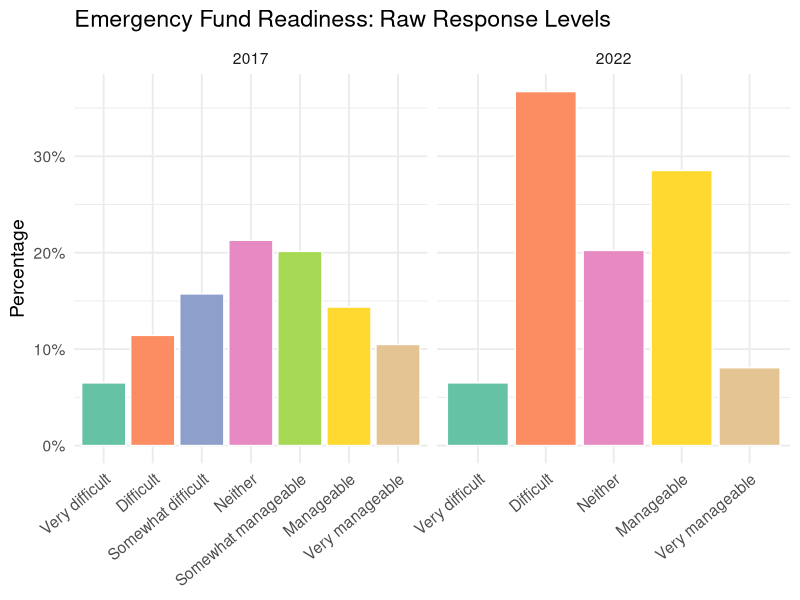
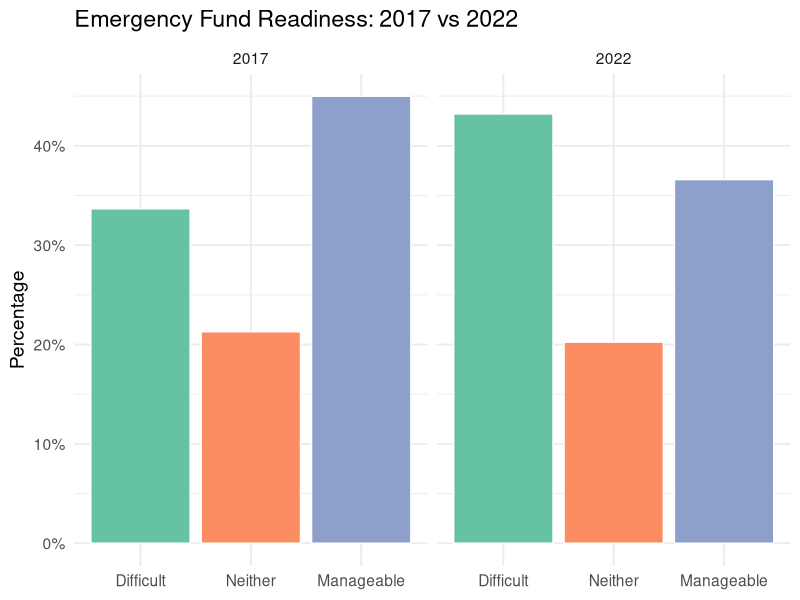
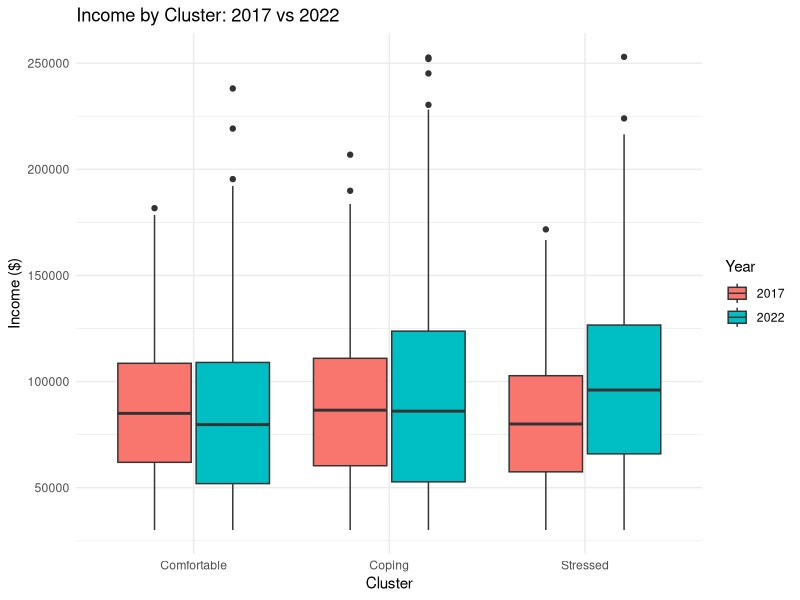

Here is the R script that generated these plots, in order:
## ---- chunk 1
#| include: false
library(tidyverse)
library(ggplot2)

survey_2017_raw <- read_csv("data/raw_survey_2017.csv") |> distinct()
survey_2022_raw <- read_csv("data/raw_survey_2022.csv", skip = 1) |> distinct()

benefits_2017_long <- survey_2017_raw |>
  pivot_longer(cols = starts_with("benefit_"), names_to = "benefit_type", values_to = "response") |>
  mutate(chosen = response %in% c("Yes", "Y", "yes")) |>
  group_by(respondent_id) |>
  summarize(benefit_preference = if (any(chosen)) benefit_type[chosen][1] else NA_character_, .groups = "drop")
survey_2017_clean <- survey_2017_raw |> select(-starts_with("benefit_")) |> left_join(benefits_2017_long, by = "respondent_id")

benefits_2022_long <- survey_2022_raw |>
  pivot_longer(cols = starts_with("benefit_"), names_to = "benefit_type", values_to = "response") |>
  mutate(chosen = response %in% c("Yes", "Y", "yes")) |>
  group_by(respondent_id) |>
  summarize(benefit_preference = if (any(chosen)) benefit_type[chosen][1] else NA_character_, .groups = "drop")
survey_2022_clean <- survey_2022_raw |> select(-starts_with("benefit_")) |> left_join(benefits_2022_long, by = "respondent_id")

clean_income <- function(x) {
  x <- str_trim(x)
  is_k <- str_detect(x, "K$")
  numeric_part <- x |> str_remove_all("[$,K]") |> as.numeric()
  if_else(is_k, numeric_part * 1000, numeric_part)
}
survey_2017_clean <- survey_2017_clean |> mutate(income = clean_income(income))
survey_2022_clean <- survey_2022_clean |> mutate(income = clean_income(income))

standardize_province <- function(x) {
  x <- str_trim(x) |> str_to_lower()
  case_when(
    x %in% c("ontario", "on") ~ "Ontario",
    x %in% c("alberta", "ab") ~ "Alberta",
    x %in% c("british columbia", "bc") ~ "British Columbia",
    x %in% c("quebec", "qc") ~ "Quebec",
    TRUE ~ str_to_title(x)
  )
}
survey_2017_clean <- survey_2017_clean |> mutate(province = standardize_province(province))
survey_2022_clean <- survey_2022_clean |> mutate(province = standardize_province(province))

standardize_yn <- function(x) {
  x <- str_trim(x) |> str_to_lower()
  case_when(x %in% c("yes", "y") ~ "Yes", x %in% c("no", "n") ~ "No", TRUE ~ NA_character_)
}
survey_2017_clean <- survey_2017_clean |> mutate(debt_overwhelmed = standardize_yn(debt_overwhelmed))
survey_2022_clean <- survey_2022_clean |> mutate(debt_overwhelmed = standardize_yn(debt_overwhelmed))

survey_2017_clean <- survey_2017_clean |>
  mutate(emergency_fund_3lvl = case_when(
    emergency_fund_likelihood %in% c("Very difficult", "Difficult", "Somewhat difficult") ~ "Difficult",
    emergency_fund_likelihood == "Neither" ~ "Neither",
    emergency_fund_likelihood %in% c("Somewhat manageable", "Manageable", "Very manageable") ~ "Manageable",
    TRUE ~ NA_character_
  ))
survey_2022_clean <- survey_2022_clean |>
  mutate(emergency_fund_3lvl = case_when(
    emergency_fund_likelihood %in% c("Very difficult", "Difficult") ~ "Difficult",
    emergency_fund_likelihood == "Neither" ~ "Neither",
    emergency_fund_likelihood %in% c("Manageable", "Very manageable") ~ "Manageable",
    TRUE ~ NA_character_
  ))

# age bucket alignment
survey_2017_clean <- survey_2017_clean |>
  mutate(age_bucket = case_when(
    age <= 30 ~ "18-30",
    age <= 40 ~ "30-40",
    age <= 50 ~ "40-50",
    age <= 65 ~ "50-65",
    TRUE ~ "65+"
  )) |>
  select(-age)

survey_2022_clean <- survey_2022_clean |>
  rename(age_bucket = age)

# column name alignment
survey_2017_clean <- survey_2017_clean |>
  rename(pay_delay_response = paycheque_delay_difficulty)
survey_2022_clean <- survey_2022_clean |>
  rename(pay_delay_response = twoweek_pay_delay_impact)

# benefit category alignment
survey_2017_clean <- survey_2017_clean |>
  mutate(benefit_preference = if_else(
    benefit_preference == "benefit_education",
    "benefit_other",
    benefit_preference
  ))
survey_combined <- bind_rows(survey_2017_clean, survey_2022_clean)
## ---- chunk 2
#| fig-width: 9
#| fig-height: 5
bind_rows(
  survey_2017_clean |> mutate(year = 2017),
  survey_2022_clean |> mutate(year = 2022)
) |>
  filter(!is.na(emergency_fund_likelihood)) |>
  mutate(emergency_fund_likelihood = factor(
    emergency_fund_likelihood,
    levels = c("Very difficult", "Difficult", "Somewhat difficult", "Neither",
               "Somewhat manageable", "Manageable", "Very manageable")
  )) |>
  ggplot(aes(x = emergency_fund_likelihood, fill = emergency_fund_likelihood)) +
  geom_bar(aes(y = after_stat(count / sum(count)*2)), color = "white") +
  facet_wrap(~ year, scales = "free_x") +
  scale_y_continuous(labels = scales::percent) +
  scale_fill_brewer(palette = "Set2") +
  labs(title = "Emergency Fund Readiness: Raw Response Levels", x = NULL, y = "Percentage") +
  theme_minimal(base_size = 14) +
  theme(legend.position = "none",
        axis.text.x = element_text(angle = 40, hjust = 1))
## ---- chunk 3
#| fig-width: 9
#| fig-height: 5
bind_rows(
  survey_2017_clean |> mutate(year = 2017),
  survey_2022_clean |> mutate(year = 2022)
) |>
  filter(!is.na(emergency_fund_3lvl)) |>
  mutate(emergency_fund_3lvl = factor(emergency_fund_3lvl,
                                       levels = c("Difficult", "Neither", "Manageable"))) |>
  ggplot(aes(x = emergency_fund_3lvl, fill = emergency_fund_3lvl)) +
  geom_bar(aes(y = after_stat(count / sum(count)*2)), color = "white") +
  facet_wrap(~ year) +
  scale_y_continuous(labels = scales::percent) +
  scale_fill_brewer(palette = "Set2") +
  labs(title = "Emergency Fund Readiness: 2017 vs 2022", x = NULL, y = "Percentage") +
  theme_minimal(base_size = 14) +
  theme(legend.position = "none")
## ---- chunk 4
#| fig-width: 9
#| fig-height: 5
survey_combined |>
  ggplot(aes(x = financial_wellness_cluster, y = income, fill = factor(year))) +
  geom_boxplot(position = position_dodge(width = 0.8)) +
  labs(title = "Income by Cluster: 2017 vs 2022",
       x = "Cluster", y = "Income ($)", fill = "Year") +
  theme_minimal()
